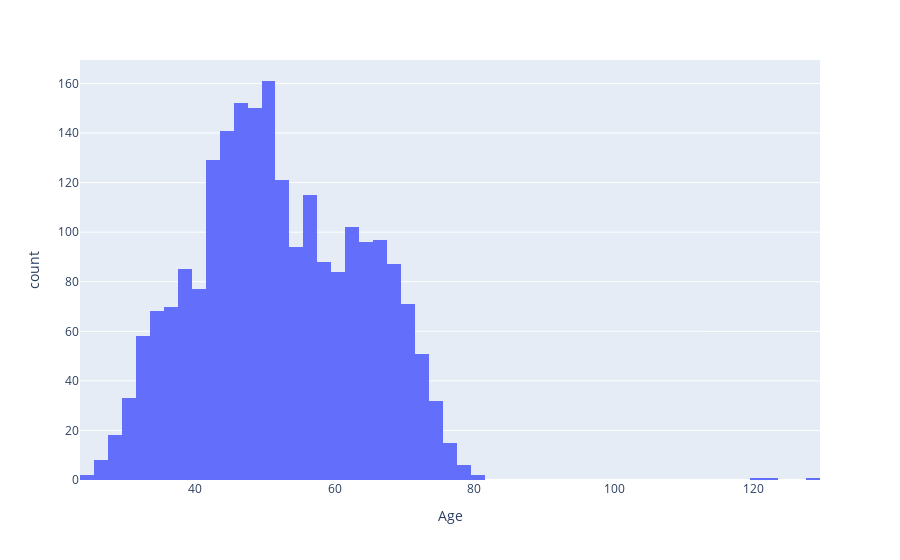

Notebook code for this chart:
### Markdown cell above
<b>Plotting a histogram to see the distribution of age of customers.

### Code cell
fig = px.histogram(df,x='Age')
fig.show()

### Figure 1 — Plotly figure (JSON) as saved in the notebook; plotly's stock layout.template omitted (floating-point values rounded to 4 significant figures; data arrays with more than 128 entries replaced by an {"elided": "..."} marker saying what was removed)
{"data": [{"alignmentgroup": "True", "bingroup": "x", "hovertemplate": "Age=%{x}<br>count=%{y}<extra></extra>", "legendgroup": "", "marker": {"color": "#636efa", "pattern": {"shape": ""}}, "name": "", "offsetgroup": "", "orientation": "v", "showlegend": false, "type": "histogram", "x": {"elided": "2216 int values"}, "xaxis": "x", "yaxis": "y"}], "layout": {"barmode": "relative", "legend": {"tracegroupgap": 0}, "margin": {"t": 60}, "xaxis": {"anchor": "y", "domain": [0, 1], "title": {"text": "Age"}}, "yaxis": {"anchor": "x", "domain": [0, 1], "title": {"text": "count"}}}}
